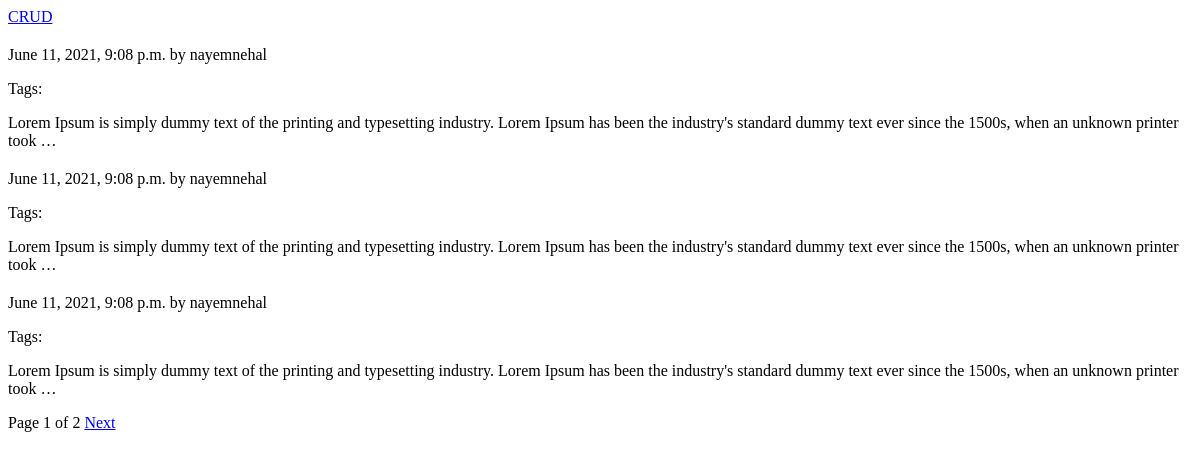
The app's page /, older data.
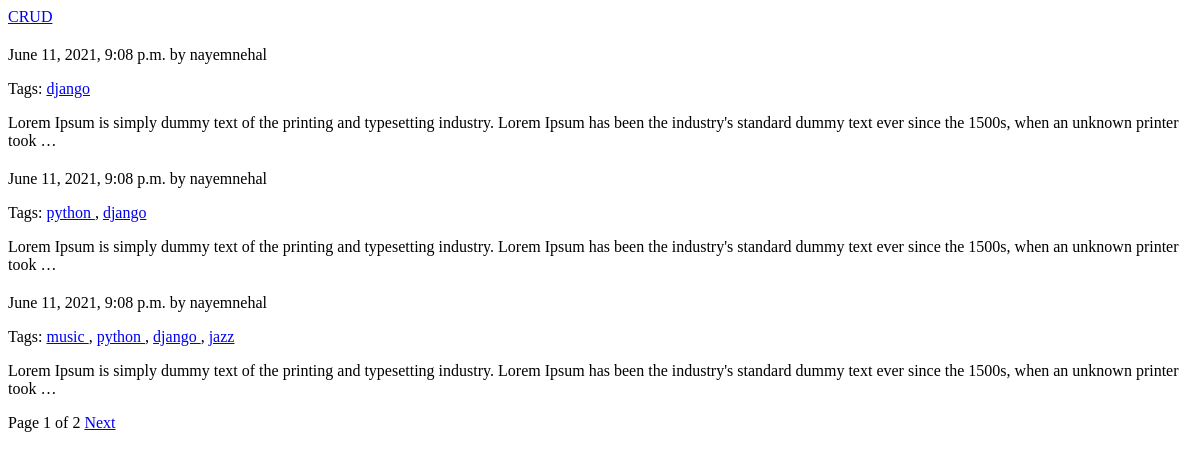
The same page, newer data.
### blogapp/models.py (models this page shows, shortened)
class Post(models.Model):
    objects = None
    STATUS_CHOICE = (('draft','Draft'),('published','Published'),)
    headline = models.CharField(max_length=200)
    sub_headline = models.CharField(max_length=200, null=True, blank=True)
    thumbnail = models.ImageField(null=True, blank=True, upload_to="images")
    slug = models.SlugField(max_length=200, unique_for_date='publish')
    author = models.ForeignKey(User,on_delete=models.CASCADE,related_name='blog_post')
    body = RichTextField(blank=True,null=True)
    publish = models.DateTimeField(default=timezone.now)
    created = models.DateTimeField(auto_now_add=True)
    status = models.CharField(max_length=10,choices=STATUS_CHOICE, default='draft')
    tag_obj = TaggableManager()
    class Meta:
        ordering = ('-publish',)
    def get_absolute_url(self):
        return reverse("blogapp:single_post",
         args=[self.id,self.slug])

### blogapp/views.py (the view)
# urls.py: path('', views.index, name= 'post'),
def index(request,tag_slug=None):
    template = 'index.html'
    post = Post.objects.all() # to call all post
    tag = None
    if tag_slug:
        tag = get_object_or_404(Tag,slug=tag_slug) # Tag has 2 object name and slug. exact slug is brought here
        post = post.filter(tag_obj__in=[tag]) # now all posts  are filtering ever the exact slug
    paginator = Paginator(post,3)
    page = request.GET.get('page')
    try:
        post = paginator.page(page)
    except PageNotAnInteger:
        post = paginator.page(1)
    except EmptyPage:
        post = paginator.page(paginator.num_pages)
    context = {
        'page_obt':page,
        'posts': post,
        'tag':tag,
    }
    return render(request, template_name=template,context=context)

### templates/index.html (shortened to what this page needs)
<!DOCTYPE html>
<html lang="en">
<head>
</head>
<body>
<a href="{% url 'register' %}">CRUD</a>
   {% for post in posts %}
   <p>{{post.publish}} by {{post.author}} </p>
    Tags:
      {% for tag in post.tag_obj.all %}
         <a href="{% url 'blogapp:post_list_by_tag' tag.slug %}">
            {{ tag.name }}
         </a>
         {% if not forloop.last %},
         {% endif %}
      {% endfor %}
   <p>{{post.body | safe | truncatewords:30 | linebreaks }}</p>
   {% endfor %}
   {% include 'paginator.html' with page_obt=posts %}
</body>
</html>

Row changes from the older to the newer data that the page shows:
added Tag: name "django"
added Tag: name "python"
added Tag: name "music", shown under Post (number 3 of 3 on the later page)
added Tag: name "jazz", shown under Post (number 3 of 3 on the later page)
